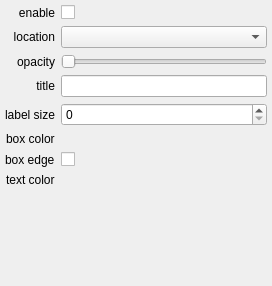
<?xml version="1.0" encoding="UTF-8"?>
<ui version="4.0">
 <class>Form</class>
 <widget class="QWidget" name="Form">
  <property name="geometry">
   <rect>
    <x>0</x>
    <y>0</y>
    <width>272</width>
    <height>286</height>
   </rect>
  </property>
  <property name="windowTitle">
   <string>Form</string>
  </property>
  <layout class="QFormLayout" name="formLayout">
   <property name="labelAlignment">
    <set>Qt::AlignRight|Qt::AlignTrailing|Qt::AlignVCenter</set>
   </property>
   <property name="formAlignment">
    <set>Qt::AlignRight|Qt::AlignTop|Qt::AlignTrailing</set>
   </property>
   <property name="leftMargin">
    <number>5</number>
   </property>
   <property name="topMargin">
    <number>5</number>
   </property>
   <property name="rightMargin">
    <number>5</number>
   </property>
   <property name="bottomMargin">
    <number>5</number>
   </property>
   <item row="1" column="0">
    <widget class="QLabel" name="label_3">
     <property name="sizePolicy">
      <sizepolicy hsizetype="Expanding" vsizetype="Preferred">
       <horstretch>0</horstretch>
       <verstretch>0</verstretch>
      </sizepolicy>
     </property>
     <property name="text">
      <string>enable</string>
     </property>
     <property name="alignment">
      <set>Qt::AlignRight|Qt::AlignTrailing|Qt::AlignVCenter</set>
     </property>
    </widget>
   </item>
   <item row="1" column="1">
    <widget class="QCheckBox" name="bool_show_legend">
     <property name="text">
      <string/>
     </property>
    </widget>
   </item>
   <item row="3" column="0">
    <widget class="QLabel" name="label">
     <property name="text">
      <string>location</string>
     </property>
     <property name="alignment">
      <set>Qt::AlignRight|Qt::AlignTrailing|Qt::AlignVCenter</set>
     </property>
    </widget>
   </item>
   <item row="3" column="1">
    <widget class="QComboBox" name="combosel_legend_location"/>
   </item>
   <item row="5" column="0">
    <widget class="QLabel" name="label_2">
     <property name="text">
      <string>opacity</string>
     </property>
     <property name="alignment">
      <set>Qt::AlignRight|Qt::AlignTrailing|Qt::AlignVCenter</set>
     </property>
    </widget>
   </item>
   <item row="5" column="1">
    <widget class="QSlider" name="value_legend_alpha">
     <property name="orientation">
      <enum>Qt::Horizontal</enum>
     </property>
    </widget>
   </item>
   <item row="7" column="0">
    <widget class="QLabel" name="label_5">
     <property name="sizePolicy">
      <sizepolicy hsizetype="Expanding" vsizetype="Preferred">
       <horstretch>0</horstretch>
       <verstretch>0</verstretch>
      </sizepolicy>
     </property>
     <property name="text">
      <string>title</string>
     </property>
     <property name="alignment">
      <set>Qt::AlignRight|Qt::AlignTrailing|Qt::AlignVCenter</set>
     </property>
    </widget>
   </item>
   <item row="7" column="1">
    <widget class="QLineEdit" name="text_legend_title"/>
   </item>
   <item row="8" column="0">
    <widget class="QLabel" name="label_4">
     <property name="text">
      <string>label size</string>
     </property>
     <property name="alignment">
      <set>Qt::AlignRight|Qt::AlignTrailing|Qt::AlignVCenter</set>
     </property>
    </widget>
   </item>
   <item row="8" column="1">
    <widget class="QSpinBox" name="value_legend_fontsize"/>
   </item>
   <item row="9" column="0">
    <widget class="QLabel" name="label_6">
     <property name="text">
      <string>box color</string>
     </property>
    </widget>
   </item>
   <item row="9" column="1">
    <widget class="QColorBox" name="color_legend_frame_color">
     <property name="sizePolicy">
      <sizepolicy hsizetype="Preferred" vsizetype="Minimum">
       <horstretch>0</horstretch>
       <verstretch>0</verstretch>
      </sizepolicy>
     </property>
     <property name="text">
      <string/>
     </property>
    </widget>
   </item>
   <item row="10" column="1">
    <widget class="QCheckBox" name="bool_legend_show_frame_edge">
     <property name="text">
      <string/>
     </property>
    </widget>
   </item>
   <item row="11" column="0">
    <widget class="QLabel" name="label_7">
     <property name="text">
      <string>text color</string>
     </property>
    </widget>
   </item>
   <item row="11" column="1">
    <widget class="QColorBox" name="color_legend_text_color">
     <property name="text">
      <string/>
     </property>
    </widget>
   </item>
   <item row="10" column="0">
    <widget class="QLabel" name="label_8">
     <property name="text">
      <string>box edge</string>
     </property>
    </widget>
   </item>
  </layout>
 </widget>
 <customwidgets>
  <customwidget>
   <class>QColorBox</class>
   <extends>QLabel</extends>
   <header>glue.utils.qt.colors</header>
  </customwidget>
 </customwidgets>
 <resources/>
 <connections/>
</ui>
